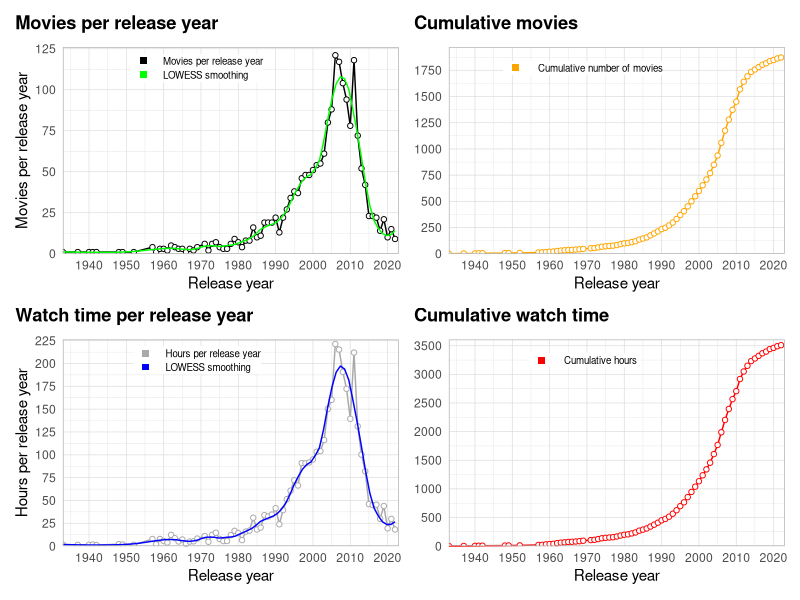
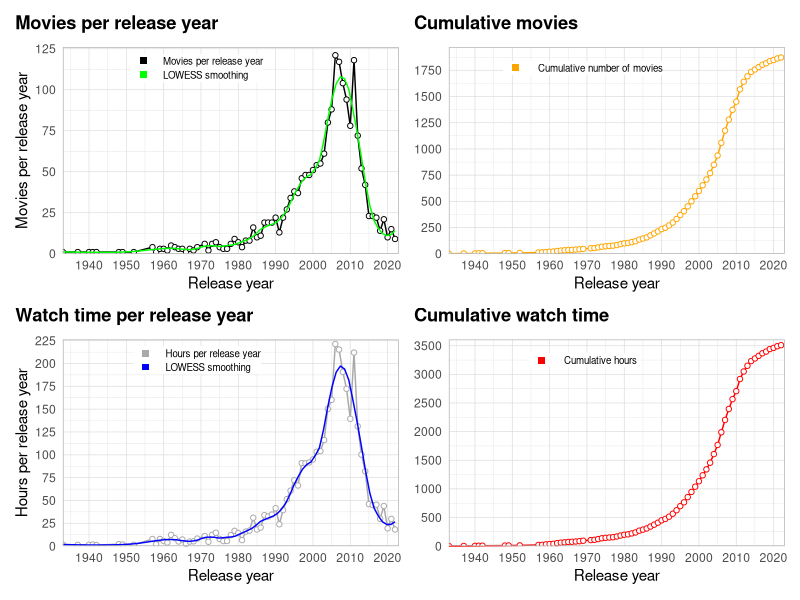
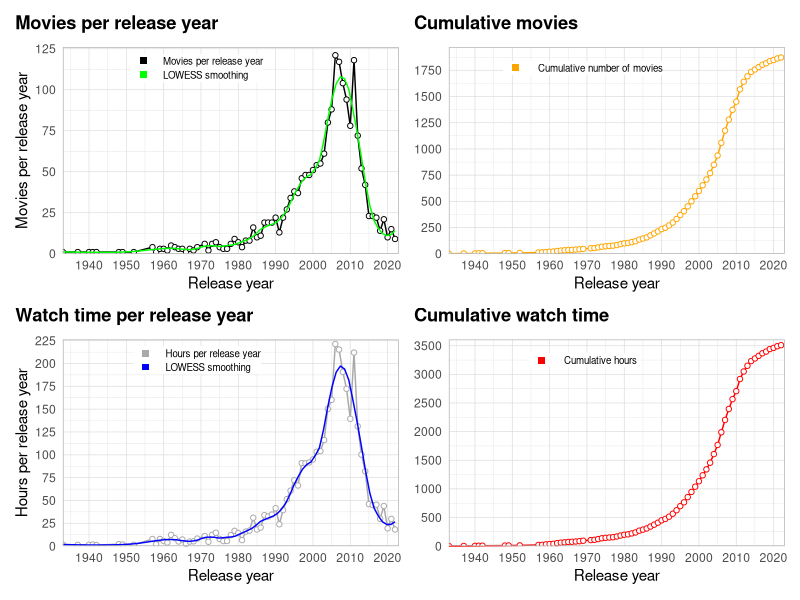

R code for these plots, in order:
library(tidyverse)
library(scales)
library(patchwork)

watchlist <- read.csv("Data/WATCHLIST.csv") %>% 
  select(year = Year, runtime = Runtime..mins., rating = Your.Rating, movie = Title.Type, title = Title, id = Const) %>% 
  drop_na() %>% 
  filter(movie != "short") #%>% 
  #filter(year == 2022)
  
totals <- watchlist %>% 
  group_by(year) %>% 
  summarise_at(vars(runtime),
               list(per_year = sum))

hours <- totals$per_year/60
totals$hours <- hours

cum_movies <- cumsum(totals$hours)
totals$cumruntime <- cum_movies

av_year <- watchlist %>% 
  group_by(year) %>% 
  summarise(mean(runtime))
totals$av_year <- av_year$`mean(runtime)`

movie_number <- aggregate(cbind(count = id) ~ year,
            data = watchlist,
            FUN = function(x){NROW(x)})
totals$number <- movie_number$count

cum_number <- cumsum(totals$number)
totals$cummovies <- cum_number
  
p1 <- ggplot(data = totals, aes(x = year, y = hours)) +
  geom_line(aes(color = "1"), size = 0.5, show.legend = FALSE) +
  geom_point(fill="white", aes(color = "1"), shape = 21, show.legend = TRUE) +
  geom_smooth(se=FALSE, aes(color = "2"), size=0.5, span=0.2, show.legend = FALSE) +
  scale_x_continuous(breaks = seq(1900, 2020, 10), expand=c(0,0)) +
  scale_y_continuous(breaks = seq(0, max(totals$hours+5), 25), limits = c(0, max(totals$hours+5)), expand=c(0,0)) +
  coord_cartesian(xlim = c(min(watchlist$year), max(watchlist$year+1))) +
  scale_color_manual(name=NULL,
                     breaks=c(1, 2),
                     values = c("darkgrey", "blue"),
                     labels=c("Hours per release year", "LOWESS smoothing"), 
                     guide = guide_legend(override.aes = list(shape=15, size = 2))) +
  labs(x = "Release year",
       y = "Hours per release year",
       title = "Watch time per release year") +
  theme_light() +
  theme(axis.ticks = element_blank(),
        plot.title.position = "plot",
        plot.title = element_text(margin = margin(b=10), color = "black", face = "bold"),
        legend.position = c(0.40, 0.9),
        legend.title = element_text(size=0),
        legend.text = element_text(size = 7),
        legend.key.height = unit(10, "pt"),
        legend.margin = margin(0,0,0,0))


p2 <- ggplot(data = totals, aes(x = year, y = cumruntime)) +
  geom_line(aes(color = "1"), size = 0.5, show.legend = FALSE) +
  geom_point(fill="white", aes(color = "1"), shape = 21, show.legend = TRUE) +
  # geom_smooth(se=FALSE, aes(color = "2"), size=0.5, span=0.2, show.legend = FALSE) +
  scale_x_continuous(breaks = seq(1900, 2020, 10), expand=c(0,0)) +
  scale_y_continuous(breaks = seq(0, max(totals$cumruntime +100), 500), limits = c(0, max(totals$cumruntime +100)), expand=c(0,0)) +
  coord_cartesian(xlim = c(min(watchlist$year), max(watchlist$year+1))) +
  scale_color_manual(name=NULL,
                     breaks=c(1, 2),
                     values = c("red", "blue"),
                     labels=c(" Cumulative hours", "LOWESS smoothing"),
                     guide = guide_legend(override.aes = list(shape=15, size = 2))) +
  labs(x = "Release year",
       y = NULL,
       title = "Cumulative watch time") +
  theme_light() +
  theme(axis.ticks = element_blank(),
        plot.title.position = "plot",
        plot.title = element_text(margin = margin(b=10), color = "black", face = "bold"),
        legend.position = c(0.40, 0.9),
        legend.title = element_text(size=0),
        legend.text = element_text(size = 7),
        legend.key.height = unit(10, "pt"),
        legend.margin = margin(0,0,0,0))

p3 <- ggplot(data = totals, aes(x = year, y = number)) +
  geom_line(aes(color = "1"), size = 0.5, show.legend = FALSE) +
  geom_point(fill="white", aes(color = "1"), shape = 21, show.legend = TRUE) +
  geom_smooth(se=FALSE, aes(color = "2"), size=0.5, span=0.2, show.legend = FALSE) +
  scale_x_continuous(breaks = seq(1900, 2020, 10), expand=c(0,0)) +
  scale_y_continuous(breaks = seq(0, max(totals$number+5), 25), limits = c(0, max(totals$number+5)), expand=c(0,0)) +
  coord_cartesian(xlim = c(min(watchlist$year), max(watchlist$year+1))) +
  scale_color_manual(name=NULL,
                     breaks=c(1, 2),
                     values = c("black", "green"),
                     labels=c("Movies per release year", "LOWESS smoothing"),
                     guide = guide_legend(override.aes = list(shape=15, size = 2))) +
  labs(x = "Release year",
       y = "Movies per release year",
       title = "Movies per release year") +
  theme_light() +
  theme(axis.ticks = element_blank(),
        plot.title.position = "plot",
        plot.title = element_text(margin = margin(b=10), color = "black", face = "bold"),
        legend.position = c(0.40, 0.9),
        legend.title = element_text(size=0),
        legend.text = element_text(size = 7),
        legend.key.height = unit(10, "pt"),
        legend.margin = margin(0,0,0,0))

p4 <- ggplot(data = totals, aes(x = year, y = cummovies)) +
  geom_line(aes(color = "1"), size = 0.5, show.legend = FALSE) +
  geom_point(fill="white", aes(color = "1"), shape = 21, show.legend = TRUE) +
  # geom_smooth(se=FALSE, aes(color = "2"), size=0.5, span=0.2, show.legend = FALSE) +
  scale_x_continuous(breaks = seq(1900, 2020, 10), expand=c(0,0)) +
  scale_y_continuous(breaks = seq(0, max(totals$cummovies +100), 250), limits = c(0, max(totals$cummovies +100)), expand=c(0,0)) +
  coord_cartesian(xlim = c(min(watchlist$year), max(watchlist$year+1))) +
  scale_color_manual(name=NULL,
                     breaks=c(1, 2),
                     values = c("orange", "blue"),
                     labels=c(" Cumulative number of movies", "LOWESS smoothing"),
                     guide = guide_legend(override.aes = list(shape=15, size = 2))) +
  labs(x = "Release year",
       y = NULL,
       title = "Cumulative movies") +
  theme_light() +
  theme(axis.ticks = element_blank(),
        plot.title.position = "plot",
        plot.title = element_text(margin = margin(b=10), color = "black", face = "bold"),
        legend.position = c(0.40, 0.9),
        legend.title = element_text(size=0),
        legend.text = element_text(size = 7),
        legend.key.height = unit(10, "pt"),
        legend.margin = margin(0,0,0,0))

p3 + p4 + p1 + p2

ggsave("Figures/20220613_movie_stats_temp.pdf", width = 8, height = 5)
ggsave("Figures/20220613_movie_stats_temp.png", width = 8, height = 5)

  
